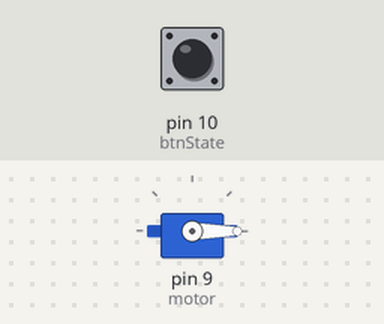
The sketch below on a simulated Arduino Uno, built with avr-gcc and run on an emulated ATmega328P. Parts: servo. The test bench sets the inputs (shaded band); at power-on: pin 10 (btnState) LOW.

Above: at 1.2 s.
1.3 s: pin 10 (btnState) pulled HIGH for 0.15 s
At 1.8 s:
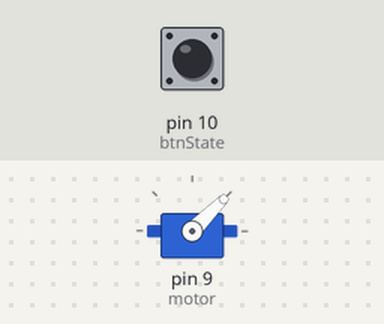
2.9 s: pin 10 (btnState) pulled HIGH for 1 s
At 4.2 s:
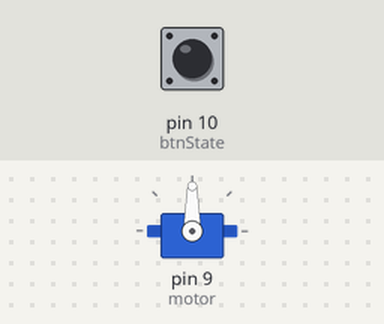
5.4 s: pin 10 (btnState) pulled HIGH for 0.15 s
At 6.1 s:
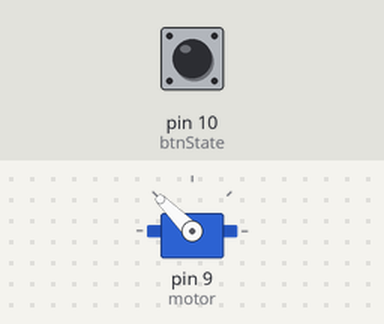
7.0 s: pin 10 (btnState) pulled HIGH for 3.2 s
At 7.4 s:
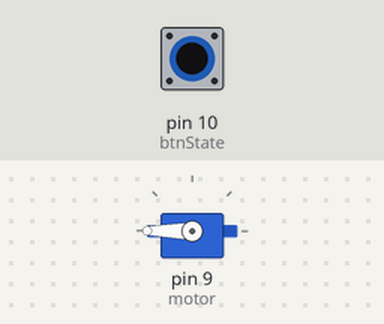
Timing chart, 0 to 10.0 s (numbered marks = the images above; inputs shaded):
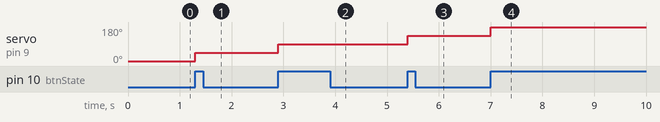

Measured:
- after the input at 1.3 s, servo on pin 9 (motor): 0° → 45° at once
- after the input at 2.9 s, servo on pin 9 (motor): 45° → 90° at once
- after the input at 5.4 s, servo on pin 9 (motor): 90° → 135° at once
- after the input at 7.0 s, servo on pin 9 (motor): 135° → 180° at once

The sketch:

code.ino
```cpp
#include <Servo.h>

#define btnState 10

Servo motor;
int ang = 0;

int lastValue = 0;

void btnMonitor();

void setup()
{
  motor.attach(9);

  pinMode(btnState, INPUT);
}

void loop()
{
  btnMonitor();
  motor.write(ang);
}

void btnMonitor()
{
  int state = digitalRead(btnState);

  if (state == 1 && lastValue == 0)
  {
    if (ang < 180)
    {
      ang += 45;
    }
    else
    {
      ang = 0;
    }
  }

  lastValue = state;
}
```
